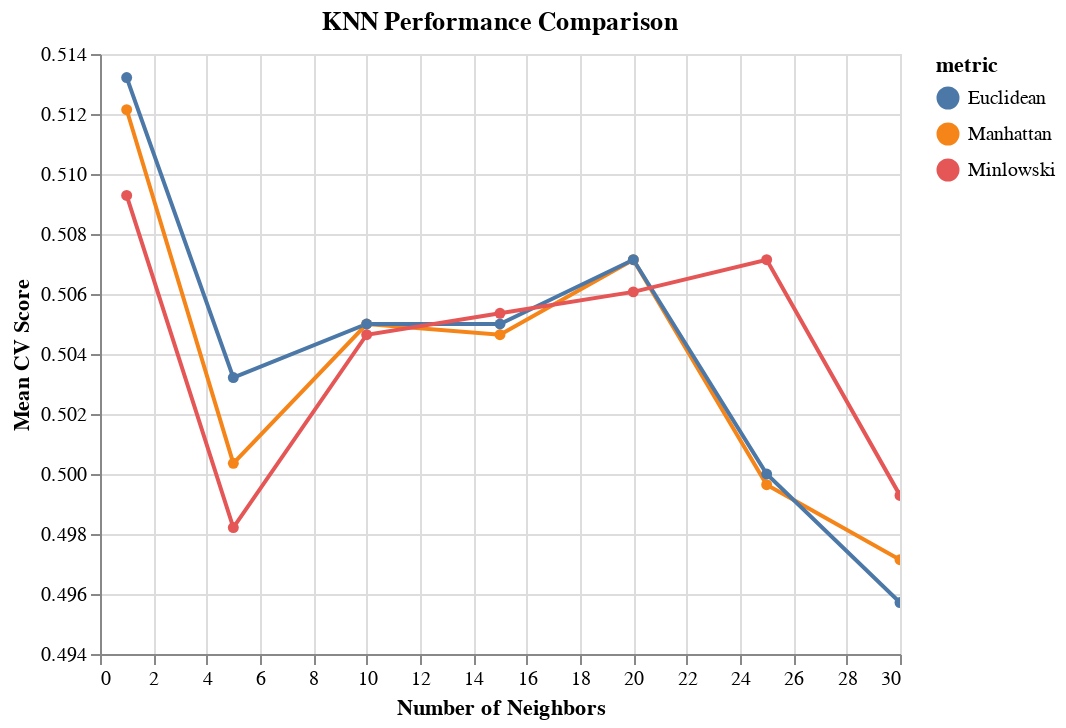

The code cell stored with this chart in its notebook:
### Code cell
alt.Chart(results_KNN, 
          title='KNN Performance Comparison'
         ).mark_line(point=True).encode(
    alt.X('n_neighbors', title='Number of Neighbors'),
    alt.Y('test_score', title='Mean CV Score', scale=alt.Scale(zero=False)),
    color='metric'
).interactive()

### Figure 1 — Vega-Lite specification as saved in the notebook (floating-point values rounded to 4 significant figures)
{"config": {"view": {"continuousWidth": 400, "continuousHeight": 300}}, "data": {"name": "data-2d9c823ad05a826d07505665de469a1c"}, "mark": {"type": "line", "point": true}, "encoding": {"color": {"field": "metric", "type": "nominal"}, "x": {"field": "n_neighbors", "title": "Number of Neighbors", "type": "quantitative"}, "y": {"field": "test_score", "scale": {"zero": false}, "title": "Mean CV Score", "type": "quantitative"}}, "selection": {"selector001": {"type": "interval", "bind": "scales", "encodings": ["x", "y"]}}, "title": "KNN Performance Comparison", "$schema": "https://vega.github.io/schema/vega-lite/v4.17.0.json", "datasets": {"data-2d9c823ad05a826d07505665de469a1c": [{"n_neighbors": 1, "p": 1, "test_score": 0.5121, "metric": "Manhattan"}, {"n_neighbors": 1, "p": 2, "test_score": 0.5132, "metric": "Euclidean"}, {"n_neighbors": 1, "p": 5, "test_score": 0.5093, "metric": "Minlowski"}, {"n_neighbors": 5, "p": 1, "test_score": 0.5004, "metric": "Manhattan"}, {"n_neighbors": 5, "p": 2, "test_score": 0.5032, "metric": "Euclidean"}, {"n_neighbors": 5, "p": 5, "test_score": 0.4982, "metric": "Minlowski"}, {"n_neighbors": 10, "p": 1, "test_score": 0.505, "metric": "Manhattan"}, {"n_neighbors": 10, "p": 2, "test_score": 0.505, "metric": "Euclidean"}, {"n_neighbors": 10, "p": 5, "test_score": 0.5046, "metric": "Minlowski"}, {"n_neighbors": 15, "p": 1, "test_score": 0.5046, "metric": "Manhattan"}, {"n_neighbors": 15, "p": 2, "test_score": 0.505, "metric": "Euclidean"}, {"n_neighbors": 15, "p": 5, "test_score": 0.5054, "metric": "Minlowski"}, {"n_neighbors": 20, "p": 1, "test_score": 0.5071, "metric": "Manhattan"}, {"n_neighbors": 20, "p": 2, "test_score": 0.5071, "metric": "Euclidean"}, {"n_neighbors": 20, "p": 5, "test_score": 0.5061, "metric": "Minlowski"}, {"n_neighbors": 25, "p": 1, "test_score": 0.4996, "metric": "Manhattan"}, {"n_neighbors": 25, "p": 2, "test_score": 0.5, "metric": "Euclidean"}, {"n_neighbors": 25, "p": 5, "test_score": 0.5071, "metric": "Minlowski"}, {"n_neighbors": 30, "p": 1, "test_score": 0.4971, "metric": "Manhattan"}, {"n_neighbors": 30, "p": 2, "test_score": 0.4957, "metric": "Euclidean"}, {"n_neighbors": 30, "p": 5, "test_score": 0.4993, "metric": "Minlowski"}]}}
